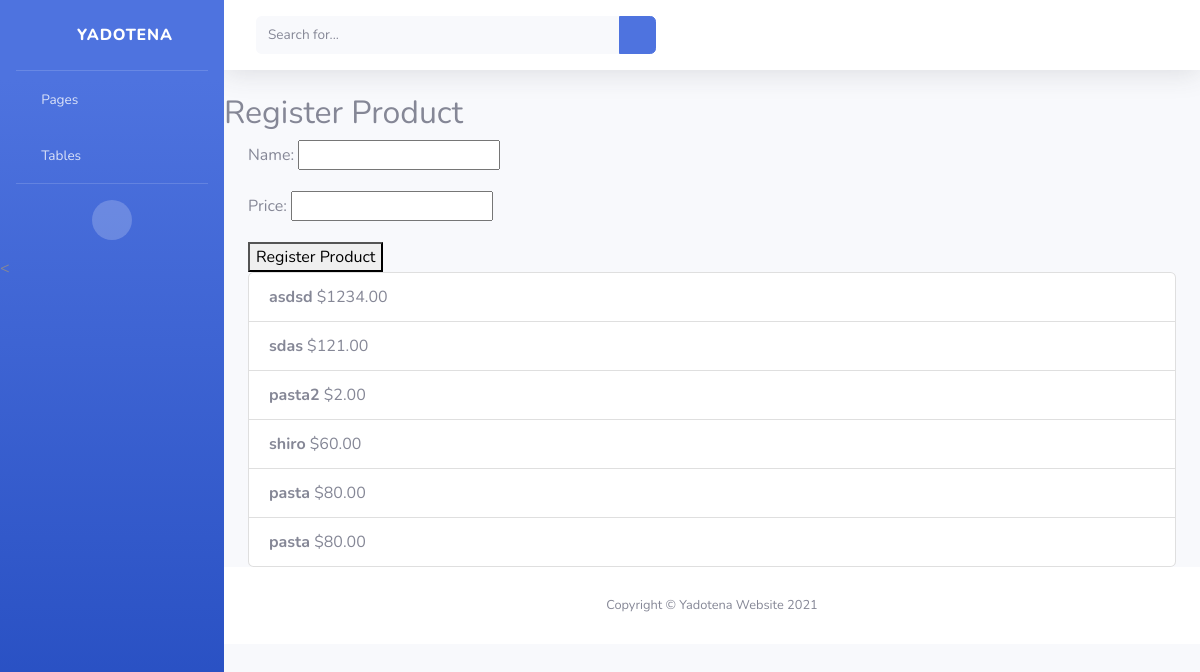
Screenshot of /addproduct/ (signed in) with the database file from the repository.
### seller/models.py (models this page shows, shortened)
class Product(models.Model):
    name = models.CharField(max_length=200)
    price = models.DecimalField(max_digits=10, decimal_places=2)

### seller/views.py (the view)
# urls.py: path('addproduct/', views.register_product, name='product_add'),
@login_required(login_url=reverse_lazy('login'))
def register_product(request):
    products = Product.objects.all()[::-1]
    if request.method == 'POST':
        if Product.objects.filter(name=request.POST['name']).exists():
            return render(request, 'product_form.html', {'error_message': 'Product already exists', 'product_form': ProductForm(), 'products': products})
        form = ProductForm(request.POST)
        if form.is_valid():
            form.save()
            return redirect('product_add')
    else:
        form = ProductForm()
    return render(request, 'product_form.html', {'product_form': form, 'products': products})

### seller/forms.py
class ProductForm(forms.ModelForm):
    class Meta:
        model = Product
        fields = ['name', 'price']

### templates/product_form.html (shortened to what this page needs)
{% extends 'base.html' %}
{% block content %}
<h2>Register Product</h2>
<div class="container-fluid">
    <form method="post">
        {{ product_form.as_p }}
        <button type="submit">Register Product</button>
    </form>
    <ul class="list-group">
    {% for pro in products %}
        <li class="list-group-item"><strong>{{pro.name}}</strong>  ${{pro.price}}</li>
    {% endfor %}
</ul>
</div>
{% endblock %}

### rows the page displays
Product: name "asdsd", price "1234.00"
Product: name "sdas", price "121.00"
Product: name "pasta2", price "2.00"
Product: name "shiro", price "60.00"
Product: name "pasta", price "80.00"
Product: name "pasta", price "80.00"
